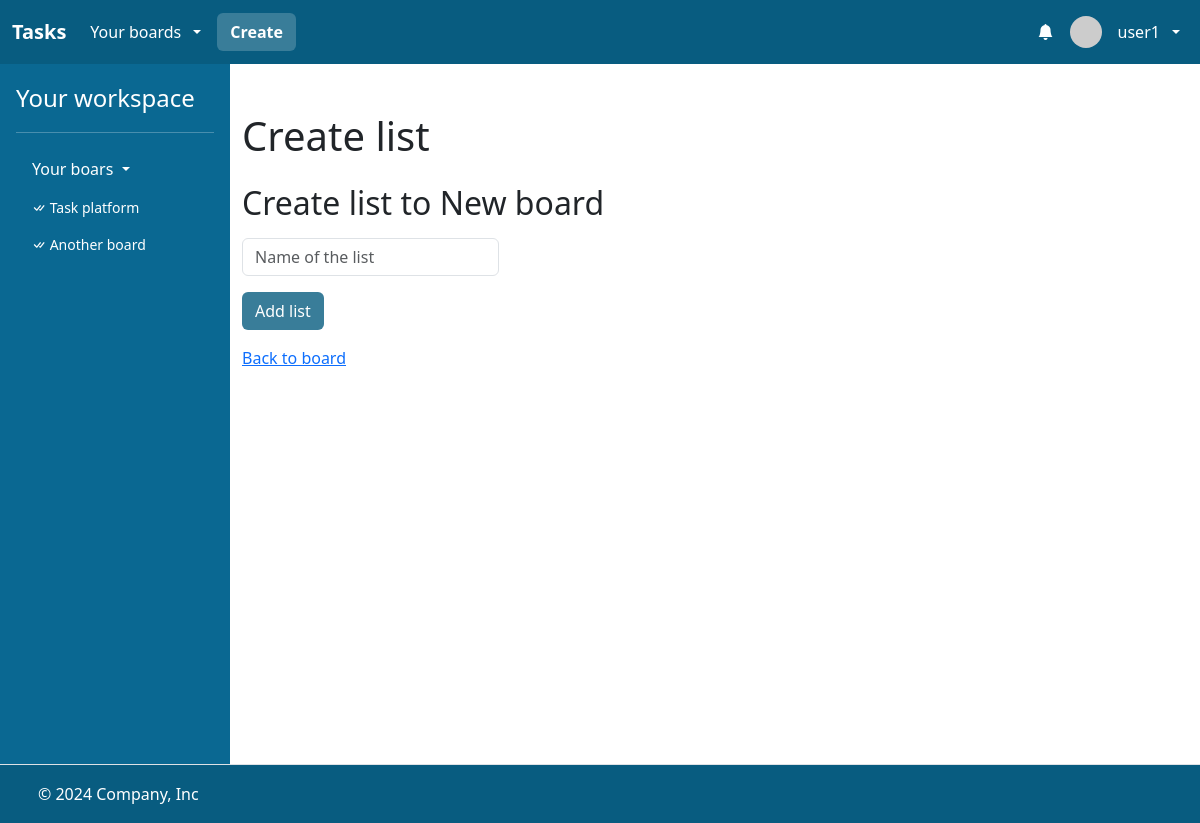
/boards/62/add_list (signed in), run on the app's committed database.
### task/models.py (models this page shows, shortened)
class User(AbstractUser):
    bio = models.CharField(max_length=256)

class Board(models.Model):
    name = models.CharField(max_length=256)
    description = models.CharField(max_length=256)
    members = models.ManyToManyField(User, related_name="boards")
    created_at = models.DateTimeField(auto_now_add=True)

### task/views/list_views.py (the view)
@login_required
def create_list_view(request, board_id):
    board = Board.objects.filter(id=board_id).first()
    if board is None:
        return HttpResponse("Board not found!")
    return render(
        request,
        "task/create_list.html",
        {"board": board, "boards": request.user.boards.all()},
    )

### task/templates/task/create_list.html (shortened to what this page needs)
{% extends "task/layout.html" %}
{% block main %}
    <div class="container">
        <h1 class="mt-5">Create list</h1>
        <h2 class="mt-4 mb-3">Create list to {{ board.name }}</h2>
        <form id="add-list-form">
            <input class="form-control w-auto mb-3"  id="add-list-name" autofocus name="name" placeholder="Name of the list" type="text">
            <input class="btn" style="background: #397D99; color: white;" type="submit" value="Add list">
        <form>
        <div class="mt-3">
            <a class="link-primary" href="{% url 'board' board.id %}">Back to board</a>
        </div>
    </div>
{% endblock %}

### task/templates/task/layout.html (shortened to what this page needs)
<!DOCTYPE html>
{% load static %}
{% load humanize %}
<html lang="en">
    <head>
        <link href="https://cdn.jsdelivr.net/npm/bootstrap@5.3.3/dist/css/bootstrap.min.css" rel="stylesheet">
        <link rel="stylesheet" href="https://cdn.jsdelivr.net/npm/bootstrap-icons@1.3.0/font/bootstrap-icons.css">
        <link href="{% static 'styles.css' %}" rel="stylesheet">
    </head>
    <body class="h-100vh">
        <div class="d-flex flex-column h-100">
            <header>
                <nav class="navbar navbar-expand-lg bg-custom-3"  data-bs-theme="dark">
                    <div class="container-fluid">
                      <a class="navbar-brand fw-bold" href="{% url 'index' %}">Tasks</a>
                      <div class="collapse navbar-collapse" id="navbarHeader">
                        <ul class="navbar-nav me-auto mb-2 mb-lg-0 d-flex align-items-center gap-2">
                            {% if user.is_authenticated %}
                                <li class="nav-item dropdown">
                                    <a class="nav-link dropdown-toggle text-white d-flex align-items-center gap-2" href="#" role="button" data-bs-toggle="dropdown" aria-expanded="false">
                                        <span>Your boards</span>
                                    </a>
                                </li>
                                <li class="nav-item">
                                    <a class="btn fw-bold text-white bg-custom-4" href="{% url 'create_board' %}">Create</a>
                                </li>
                          {% endif %}
                        </ul>
                        {% if user.is_authenticated %}
                        <ul class="navbar-nav ms-auto mb-2 mb-lg-0 f-flex align-items-center">
                            <li class="nav-item dropdown">
                                <a class="nav-link text-white d-relative d-flex align-items-center gap-2" href="#" role="button" id="dropdownMenuClickableInside" data-bs-toggle="dropdown" data-bs-auto-close="outside" aria-expanded="false">
                                    <i class="bi bi-bell-fill"></i>
                                </a>
                            </li>
                            <li class="nav-item dropdown">
                                <a class="nav-link dropdown-toggle text-white d-flex align-items-center gap-2" href="#" role="button" data-bs-toggle="dropdown" aria-expanded="false">
                                    <img src="https://i.pravatar.cc/48?u={{ user.id }}" alt="" width="32" height="32" class="rounded-circle me-2">
                                    <span>{{ user.username }}</span>
                                </a>
                            </li>
                        </ul>
                        {% endif %}
                      </div>
                    </div>
                  </nav>
            </header>
            <main class="flex-fill">
                <div class="d-flex flex-nowrap h-100">
                    {% if user.is_authenticated %}
                    <div class="d-none d-lg-flex flex-column flex-shrink-0 p-3 text-white side-menu-container">
                        <a href="{% url 'index' %}" class="text-decoration-none d-flex align-items-center mb-3 mb-md-0 me-md-auto text-white">
                          <span class="fs-4">Your workspace</span>
                        </a>
                        <hr>
                        <ul class="nav nav-pills flex-column mb-auto">
                          <li class="mb-1">
                            <button class="nav-link text-white collapsed dropdown-toggle" data-bs-toggle="collapse" data-bs-target="#home-collapse" aria-expanded="true">
                                Your boars
                            </button>
                            <div class="collapse show " id="home-collapse">
                                <ul class="btn-toggle-nav list-unstyled fw-normal pb-1 small max-height-490 overflow-auto">
                                    {% for board in boards %}
                                    <li>
                                        <a href="{% url 'board' board.id %}" class="nav-link text-white">
                                            <i class="bi bi-check-all"></i>
                                            {{ board.name }}
                                        </a>
                                    </li>
                                    {% endfor %}
                                </ul>
                            </div>
                          </li>
                        </ul>
                    </div>
                    {% endif %}
                    <div class="flex-fill bg-white min-heigt-700 overflow-x-hidden">
                        {% block main %}
                        {% endblock %}
                    </div>
                </div>
            </main>
            <footer class="d-flex flex-wrap justify-content-between align-items-center py-3 border-top bg-custom-3 border-0">
                <div class="col-md-4 d-flex align-items-center">
                  <a href="/" class="mb-3 me-2 mb-md-0 text-body-secondary lh-1">
                    <svg class="bi" width="30" height="24"><use xlink:href="#bootstrap"></use></svg>
                  </a>
                  <span class="mb-3 mb-md-0 text-white">© 2024 Company, Inc</span>
                </div>
                <ul class="nav col-md-4 justify-content-end list-unstyled d-flex">
                  <li class="ms-3"><a class="text-body-secondary" href="#"><svg class="bi" width="24" height="24"><use xlink:href="#twitter"></use></svg></a></li>
                  <li class="ms-3"><a class="text-body-secondary" href="#"><svg class="bi" width="24" height="24"><use xlink:href="#instagram"></use></svg></a></li>
                  <li class="ms-3"><a class="text-body-secondary" href="#"><svg class="bi" width="24" height="24"><use xlink:href="#facebook"></use></svg></a></li>
                </ul>
            </footer>
        </div>
    </body>
</html>

### task/static/styles.css (style rules this page uses)
.bg-custom-3 { background-color: #085c80; }
.bg-custom-4 { background-color: #397d99; }
.h-100 { height: 100%; }
.h-100vh { height: 100vh; }
.side-menu-container { width: 230px; background: #0a6892; }
.max-height-490 { max-height: 490px; }
.min-heigt-700 { min-height: 700px; }
.overflow-x-hidden { overflow-x: hidden; }

### data on the page
User: username "user1"
Board: name "Task platform"
Board: name "Another board"
Board: name "New board"
